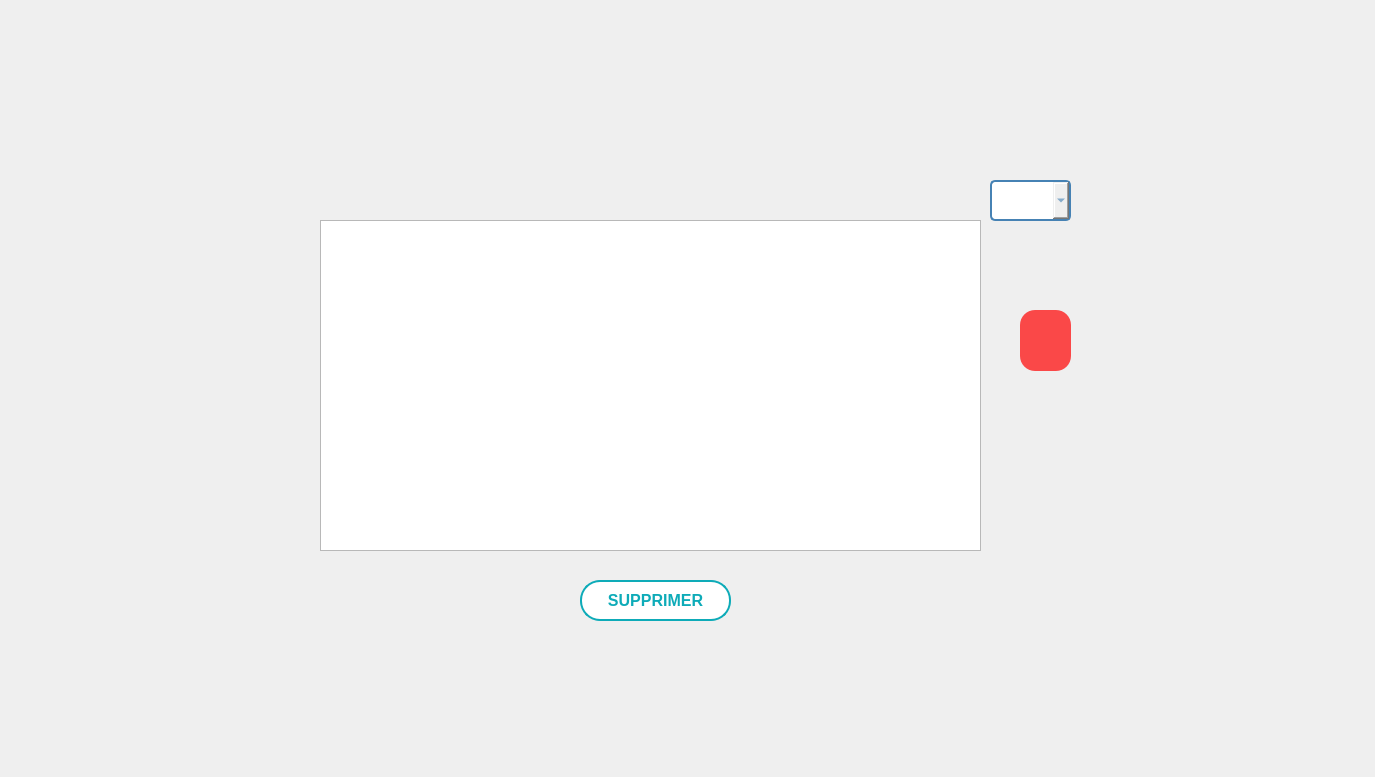
      <widget class="QWidget" name="tab_6">
       <property name="minimumSize">
        <size>
         <width>1366</width>
         <height>768</height>
        </size>
       </property>
       <attribute name="title">
        <string>Afficher</string>
       </attribute>
       <widget class="QLabel" name="label_9">
        <property name="geometry">
         <rect>
          <x>250</x>
          <y>590</y>
          <width>141</width>
          <height>101</height>
         </rect>
        </property>
        <property name="text">
         <string/>
        </property>
        <property name="pixmap">
         <pixmap>IMAGE/421215270_4028100917416449_3667666585993399875_n-removebg-preview.png</pixmap>
        </property>
        <property name="scaledContents">
         <bool>true</bool>
        </property>
       </widget>
       <widget class="QLabel" name="label_17">
        <property name="geometry">
         <rect>
          <x>250</x>
          <y>580</y>
          <width>121</width>
          <height>91</height>
         </rect>
        </property>
        <property name="text">
         <string/>
        </property>
        <property name="pixmap">
         <pixmap>../../../../Downloads/logo-removebg-preview (1).png</pixmap>
        </property>
        <property name="scaledContents">
         <bool>true</bool>
        </property>
       </widget>
       <widget class="QTableView" name="tabe">
        <property name="geometry">
         <rect>
          <x>320</x>
          <y>220</y>
          <width>661</width>
          <height>331</height>
         </rect>
        </property>
       </widget>
       <widget class="QPushButton" name="supprimer_ev">
        <property name="enabled">
         <bool>true</bool>
        </property>
        <property name="geometry">
         <rect>
          <x>580</x>
          <y>580</y>
          <width>151</width>
          <height>41</height>
         </rect>
        </property>
        <property name="font">
         <font>
          <family>Arial</family>
          <pointsize>12</pointsize>
          <weight>75</weight>
          <bold>true</bold>
         </font>
        </property>
        <property name="autoFillBackground">
         <bool>false</bool>
        </property>
        <property name="styleSheet">
         <string notr="true">/* Styles généraux du bouton */
QPushButton {
    background-color: #ffffff; /* Bleu clair pour représenter l'eau */
    border: 2px solid #0EABB8; /* Bordure bleue */
    color: #0EABB8; /* Texte blanc */
    padding: 10px ; /* Espacement intérieur */

    font-weight: bold; /* Police en gras */
    border-radius: 20px; /* Bordure arrondie */
    outline: none; /* Supprime la bordure de focus */
  
    overflow: hidden; /* Cache le contenu débordant */
    transition: background-color 0.3s, color 0.3s; /* Transition des couleurs */
}

/* Style au survol du bouton */
QPushButton:hover {
    background-color: #0EABB8; /* Fond devient blanc */
    color: #ffffff; /* Texte devient bleu clair */
}

/* Style au clic du bouton */
QPushButton:pressed {
    background-color: #0EABB8; /* Bleu foncé lors du clic */
    color: #f8f8f8; /* Texte blanc lors du clic */
}

/* Animation pour le pseudo-élément :after */
QPushButton::after {
    content: ''; /* Contenu vide */
    position: absolute; /* Position absolue */
    width: 100%; /* Largeur à 100% */
    height: 100%; /* Hauteur à 100% */
    background-color: rgba(255, 255, 255, 0.3); /* Fond semi-transparent */
    top: 50%; /* Positionnement au centre vertical */
    left: 50%; /* Positionnement au centre horizontal */
    border-radius: 50%; /* Bordure arrondie */
    transform: translate(-50%, -50%) scale(0); /* Réduit l'échelle à 0 */
    transition: transform 0.5s ease; /* Transition de l'échelle */
}

/* Animation au survol du bouton */
QPushButton:hover::after {
    transform: translate(-50%, -50%) scale(2); /* Augmente l'échelle à 2 */
}
</string>
        </property>
        <property name="text">
         <string>SUPPRIMER</string>
        </property>
        <property name="icon">
         <iconset>
          <normaloff>../../Downloads/anyrgb.com.png</normaloff>../../Downloads/anyrgb.com.png</iconset>
        </property>
        <property name="autoDefault">
         <bool>true</bool>
        </property>
       </widget>
       <widget class="QPushButton" name="refresh_ev">
        <property name="geometry">
         <rect>
          <x>940</x>
          <y>170</y>
          <width>51</width>
          <height>61</height>
         </rect>
        </property>
        <property name="styleSheet">
         <string notr="true">QPushButton {
    background-color: transparent; /* Bleu clair pour représenter l'eau */
    border: transparent; /* Bordure bleue */



}</string>
        </property>
        <property name="text">
         <string/>
        </property>
        <property name="icon">
         <iconset>
          <normaloff>image/refresh-button_61444.png</normaloff>image/refresh-button_61444.png</iconset>
        </property>
        <property name="iconSize">
         <size>
          <width>20</width>
          <height>20</height>
         </size>
        </property>
       </widget>
       <widget class="QComboBox" name="comboBox_11">
        <property name="geometry">
         <rect>
          <x>990</x>
          <y>180</y>
          <width>81</width>
          <height>41</height>
         </rect>
        </property>
        <property name="styleSheet">
         <string notr="true">/* Style général du QComboBox */
QComboBox {
    border: 2px solid #4682B4; /* Bordure bleue */
    border-radius: 5px; /* Coins arrondis */
    padding: 5px; /* Espace intérieur */
    font-size: 14px; /* Taille de la police */
    font-family: &quot;Arial&quot;, sans-serif; /* Police de caractère */
    color: #4682B4; /* Couleur du texte */

}




/* Style des éléments déroulants */
QComboBox QAbstractItemView {
    border: 2px solid #4682B4; /* Bordure bleue */
    border-radius: 5px; /* Coins arrondis */
    font-size: 14px; /* Taille de la police */
    font-family: &quot;Arial&quot;, sans-serif; /* Police de caractère */
    color: #4682B4; /* Couleur du texte */
    background-color: #F0F8FF; /* Couleur de fond */
}

/* Style des éléments déroulants au survol */
QComboBox QAbstractItemView:hover {
    background-color: #87CEEB; /* Couleur de fond bleue au survol */
}
</string>
        </property>
       </widget>
       <widget class="QPushButton" name="rechercher_ev">
        <property name="geometry">
         <rect>
          <x>1070</x>
          <y>180</y>
          <width>41</width>
          <height>41</height>
         </rect>
        </property>
        <property name="styleSheet">
         <string notr="true">QPushButton {
    background-color: transparent; /* Bleu clair pour représenter l'eau */
    border: transparent; /* Bordure bleue */



}</string>
        </property>
        <property name="text">
         <string/>
        </property>
        <property name="icon">
         <iconset>
          <normaloff>image/search-512.webp</normaloff>image/search-512.webp</iconset>
        </property>
        <property name="iconSize">
         <size>
          <width>25</width>
          <height>25</height>
         </size>
        </property>
       </widget>
       <widget class="QPushButton" name="pdf_ev">
        <property name="geometry">
         <rect>
          <x>1020</x>
          <y>310</y>
          <width>51</width>
          <height>61</height>
         </rect>
        </property>
        <property name="styleSheet">
         <string notr="true">/* Style général du QPushButton */
QPushButton {
    border: none; /* Pas de bordure */
    border-radius: 15px; /* Coins arrondis */
    padding: 10px; /* Espace intérieur */
    font-size: 16px; /* Taille de la police */
    font-family: &quot;Arial&quot;, sans-serif; /* Police de caractère */
    color: #FFFFFF; /* Couleur du texte */
    background-color: rgba(255, 0, 0, 0.7); /* Couleur de fond rouge transparente */
    transition: background-color 0.5s, opacity 0.5s; /* Transition pour la couleur de fond et l'opacité */
}

/* Style de l'icône */
QPushButton::icon {
    width: 50px; /* Largeur de l'icône */
    height: 50px; /* Hauteur de l'icône */
    margin-right: 10px; /* Marge à droite de l'icône */
    border: 2px solid red; /* Bordure rouge autour de l'icône */
}

/* Style lorsque le bouton est survolé */
QPushButton:hover {
    background-color: rgba(255, 0, 0, 0.9); /* Couleur de fond rouge transparente plus foncée au survol */
}

/* Style lorsque le bouton est enfoncé */
QPushButton:pressed {
    background-color: rgba(255, 0, 0, 1); /* Couleur de fond rouge transparente pleine lorsqu'enfoncé */
    opacity: 1; /* Réduire légèrement l'opacité lors de l'enfoncement */
}
</string>
        </property>
        <property name="text">
         <string/>
        </property>
        <property name="icon">
         <iconset>
          <normaloff>image/pdf.png</normaloff>image/pdf.png</iconset>
        </property>
        <property name="iconSize">
         <size>
          <width>50</width>
          <height>50</height>
         </size>
        </property>
       </widget>
       <widget class="QPushButton" name="stat_ev">
        <property name="geometry">
         <rect>
          <x>1000</x>
          <y>370</y>
          <width>91</width>
          <height>91</height>
         </rect>
        </property>
        <property name="styleSheet">
         <string notr="true">QPushButton {
    background-color: transparent; /* Bleu clair pour représenter l'eau */
    border: transparent; /* Bordure bleue */



}</string>
        </property>
        <property name="text">
         <string/>
        </property>
        <property name="icon">
         <iconset>
          <normaloff>image/stat.jpg</normaloff>image/stat.jpg</iconset>
        </property>
        <property name="iconSize">
         <size>
          <width>40</width>
          <height>40</height>
         </size>
        </property>
       </widget>
       <widget class="QLabel" name="label_4">
        <property name="geometry">
         <rect>
          <x>0</x>
          <y>0</y>
          <width>1366</width>
          <height>768</height>
         </rect>
        </property>
        <property name="text">
         <string/>
        </property>
        <property name="pixmap">
         <pixmap resource="../image/image.qrc">:/background_3.png</pixmap>
        </property>
        <property name="scaledContents">
         <bool>true</bool>
        </property>
       </widget>
       <zorder>label_4</zorder>
       <zorder>label_9</zorder>
       <zorder>label_17</zorder>
       <zorder>tabe</zorder>
       <zorder>supprimer_ev</zorder>
       <zorder>refresh_ev</zorder>
       <zorder>comboBox_11</zorder>
       <zorder>rechercher_ev</zorder>
       <zorder>pdf_ev</zorder>
       <zorder>stat_ev</zorder>
      </widget>
